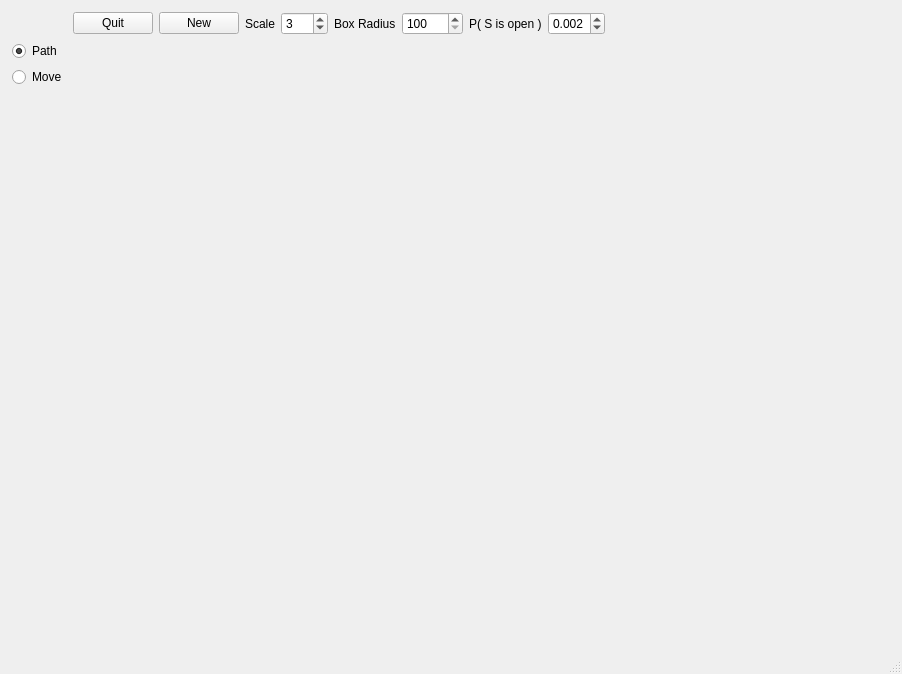
<?xml version="1.0" encoding="UTF-8"?>
<ui version="4.0">
 <class>MainWindow</class>
 <widget class="QMainWindow" name="MainWindow">
  <property name="windowModality">
   <enum>Qt::WindowModal</enum>
  </property>
  <property name="geometry">
   <rect>
    <x>0</x>
    <y>0</y>
    <width>902</width>
    <height>674</height>
   </rect>
  </property>
  <property name="maximumSize">
   <size>
    <width>1200</width>
    <height>900</height>
   </size>
  </property>
  <property name="windowTitle">
   <string>MainWindow</string>
  </property>
  <widget class="QWidget" name="centralwidget">
   <property name="sizePolicy">
    <sizepolicy hsizetype="Expanding" vsizetype="Expanding">
     <horstretch>0</horstretch>
     <verstretch>0</verstretch>
    </sizepolicy>
   </property>
   <widget class="QWidget" name="gridLayoutWidget">
    <property name="geometry">
     <rect>
      <x>10</x>
      <y>10</y>
      <width>891</width>
      <height>641</height>
     </rect>
    </property>
    <layout class="QGridLayout" name="gridLayout" rowstretch="0,0,0" columnstretch="0,0,0,0,0,0,0,0,0,0,0">
     <property name="sizeConstraint">
      <enum>QLayout::SetMinimumSize</enum>
     </property>
     <property name="margin">
      <number>2</number>
     </property>
     <item row="0" column="3">
      <widget class="QPushButton" name="newButton">
       <property name="text">
        <string>New</string>
       </property>
      </widget>
     </item>
     <item row="0" column="5">
      <widget class="QSpinBox" name="scaleSpinBox">
       <property name="minimum">
        <number>1</number>
       </property>
       <property name="maximum">
        <number>100</number>
       </property>
       <property name="singleStep">
        <number>1</number>
       </property>
       <property name="value">
        <number>3</number>
       </property>
      </widget>
     </item>
     <item row="0" column="4">
      <widget class="QLabel" name="label_3">
       <property name="text">
        <string>Scale</string>
       </property>
       <property name="alignment">
        <set>Qt::AlignRight|Qt::AlignTrailing|Qt::AlignVCenter</set>
       </property>
      </widget>
     </item>
     <item row="0" column="2">
      <widget class="QPushButton" name="quitButton">
       <property name="text">
        <string>Quit</string>
       </property>
      </widget>
     </item>
     <item row="1" column="0">
      <layout class="QVBoxLayout" name="verticalLayout">
       <property name="sizeConstraint">
        <enum>QLayout::SetDefaultConstraint</enum>
       </property>
       <item>
        <widget class="QRadioButton" name="pathButton">
         <property name="text">
          <string>Path</string>
         </property>
         <property name="checked">
          <bool>true</bool>
         </property>
        </widget>
       </item>
       <item>
        <widget class="QRadioButton" name="moveButton">
         <property name="text">
          <string>Move</string>
         </property>
        </widget>
       </item>
      </layout>
     </item>
     <item row="1" column="2" rowspan="2" colspan="9">
      <layout class="QHBoxLayout" name="spaceGrid">
       <property name="sizeConstraint">
        <enum>QLayout::SetFixedSize</enum>
       </property>
      </layout>
     </item>
     <item row="2" column="0">
      <spacer name="verticalSpacer">
       <property name="orientation">
        <enum>Qt::Vertical</enum>
       </property>
       <property name="sizeHint" stdset="0">
        <size>
         <width>20</width>
         <height>40</height>
        </size>
       </property>
      </spacer>
     </item>
     <item row="0" column="7">
      <widget class="QSpinBox" name="boxRadiusSpinBox">
       <property name="minimum">
        <number>100</number>
       </property>
       <property name="maximum">
        <number>10000</number>
       </property>
       <property name="singleStep">
        <number>50</number>
       </property>
       <property name="value">
        <number>100</number>
       </property>
      </widget>
     </item>
     <item row="0" column="6">
      <widget class="QLabel" name="label">
       <property name="text">
        <string>Box Radius</string>
       </property>
      </widget>
     </item>
     <item row="0" column="10">
      <spacer name="horizontalSpacer">
       <property name="orientation">
        <enum>Qt::Horizontal</enum>
       </property>
       <property name="sizeHint" stdset="0">
        <size>
         <width>40</width>
         <height>20</height>
        </size>
       </property>
      </spacer>
     </item>
     <item row="0" column="8">
      <widget class="QLabel" name="label_2">
       <property name="text">
        <string>P( S is open )</string>
       </property>
      </widget>
     </item>
     <item row="0" column="9">
      <widget class="QDoubleSpinBox" name="probSpinBox">
       <property name="decimals">
        <number>3</number>
       </property>
       <property name="maximum">
        <double>1.000000000000000</double>
       </property>
       <property name="singleStep">
        <double>0.001000000000000</double>
       </property>
       <property name="value">
        <double>0.002000000000000</double>
       </property>
      </widget>
     </item>
    </layout>
   </widget>
  </widget>
  <widget class="QStatusBar" name="statusbar"/>
 </widget>
 <tabstops>
  <tabstop>quitButton</tabstop>
  <tabstop>newButton</tabstop>
  <tabstop>scaleSpinBox</tabstop>
  <tabstop>pathButton</tabstop>
  <tabstop>moveButton</tabstop>
 </tabstops>
 <resources/>
 <connections/>
</ui>
